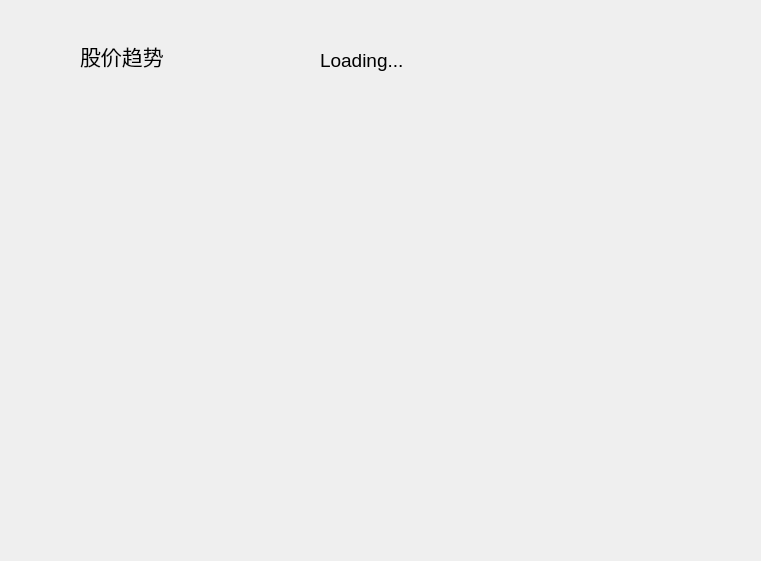
<?xml version="1.0" encoding="UTF-8"?>
<ui version="4.0">
 <class>Form</class>
 <widget class="QWidget" name="Form">
  <property name="geometry">
   <rect>
    <x>0</x>
    <y>0</y>
    <width>761</width>
    <height>561</height>
   </rect>
  </property>
  <property name="windowTitle">
   <string>Form</string>
  </property>
  <widget class="QWidget" name="verticalLayoutWidget">
   <property name="geometry">
    <rect>
     <x>80</x>
     <y>80</y>
     <width>581</width>
     <height>381</height>
    </rect>
   </property>
   <layout class="QVBoxLayout" name="verticalLayout"/>
  </widget>
  <widget class="QLabel" name="label_loading">
   <property name="geometry">
    <rect>
     <x>320</x>
     <y>40</y>
     <width>121</width>
     <height>41</height>
    </rect>
   </property>
   <property name="font">
    <font>
     <pointsize>14</pointsize>
    </font>
   </property>
   <property name="text">
    <string>Loading...</string>
   </property>
  </widget>
  <widget class="QLabel" name="label">
   <property name="geometry">
    <rect>
     <x>80</x>
     <y>40</y>
     <width>131</width>
     <height>31</height>
    </rect>
   </property>
   <property name="font">
    <font>
     <pointsize>16</pointsize>
    </font>
   </property>
   <property name="text">
    <string>股价趋势</string>
   </property>
  </widget>
 </widget>
 <resources/>
 <connections/>
</ui>
